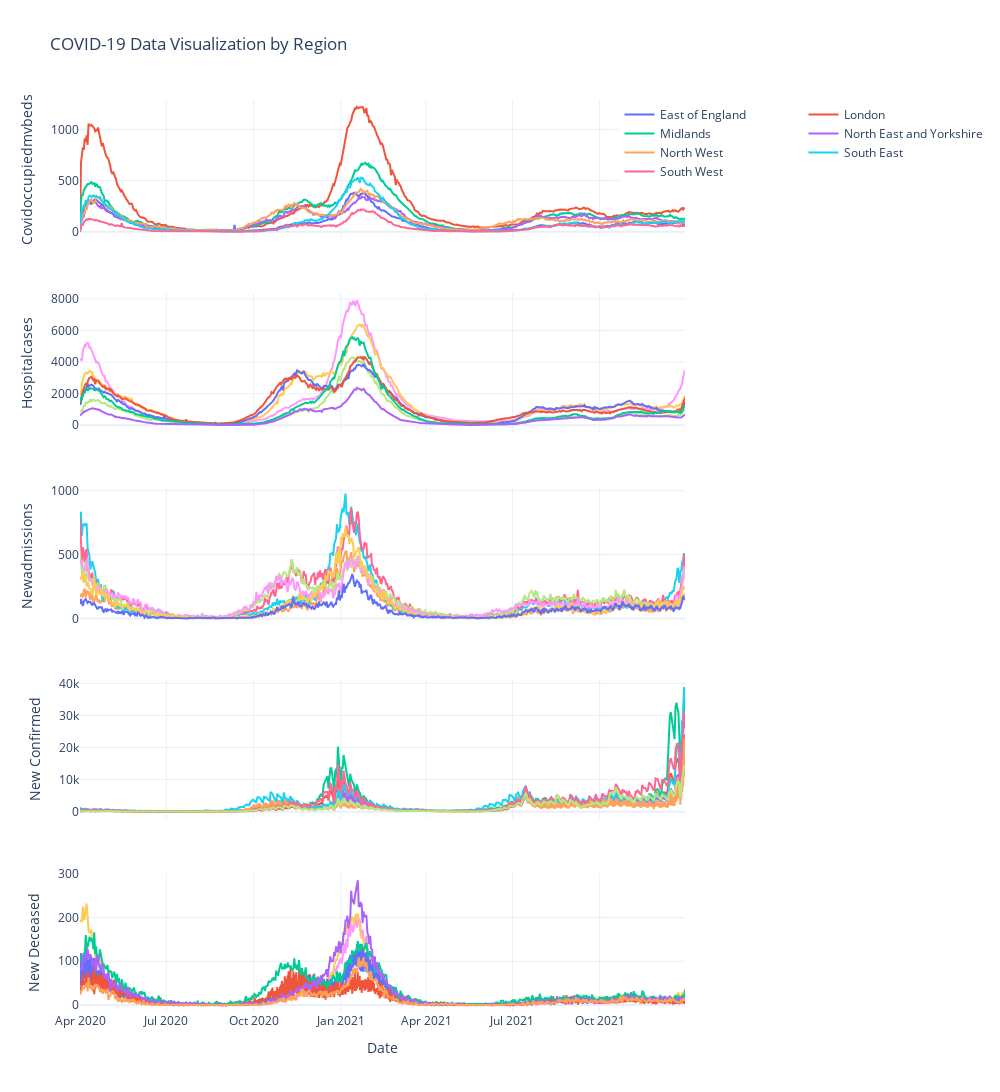

Write notebook code for a chart like this one.
### Code cell
# Filter data between the specified dates
data_filtered = data[(data["date"] >= "2020-01-01") & (data["date"] < "2021-12-31")]

# Metrics to plot
metrics = [
    "covidOccupiedMVBeds",
    "hospitalCases",
    "newAdmissions",
    "new_confirmed",
    "new_deceased",
]

# Create a subplot for each metric
fig = make_subplots(
    rows=len(metrics),
    cols=1,
    shared_xaxes=True,
    # subplot_titles=[metric.replace("_", " ").title() for metric in metrics],
)

# Plot data for each region and each metric
for i, metric in enumerate(metrics):
    for j, (region, group) in enumerate(data_filtered.groupby("areaName")):
        show_legend = i == 0  # Only show legend for the first metric
        fig.add_trace(
            go.Scatter(
                x=group["date"],
                y=group[metric],
                mode="lines",
                name=region,
                showlegend=show_legend,
            ),
            row=i + 1,
            col=1,
        )

# Update layout
fig.update_layout(
    height=1200,
    width=1000,
    title_text="COVID-19 Data Visualization by Region",
    template="plotly_white",
    legend=dict(y=1, x=1.5, yanchor="top", xanchor="right", orientation="h"),
)

# Update x-axis and y-axis labels
fig.update_xaxes(title_text="Date", row=len(metrics), col=1)
for i, metric in enumerate(metrics):
    fig.update_yaxes(title_text=metric.replace("_", " ").title(), row=i + 1, col=1)

# Show the figure
fig.show()

### Figure 1 — Plotly figure (JSON) as saved in the notebook; plotly's stock layout.template omitted (floating-point values rounded to 4 significant figures; data arrays with more than 128 entries replaced by an {"elided": "..."} marker saying what was removed)
{"data": [{"mode": "lines", "name": "East of England", "showlegend": true, "type": "scatter", "x": {"elided": "639 str values"}, "xaxis": "x", "y": {"elided": "639 int values"}, "yaxis": "y"}, {"mode": "lines", "name": "London", "showlegend": true, "type": "scatter", "x": {"elided": "639 str values"}, "xaxis": "x", "y": {"elided": "639 int values"}, "yaxis": "y"}, {"mode": "lines", "name": "Midlands", "showlegend": true, "type": "scatter", "x": {"elided": "1278 str values"}, "xaxis": "x", "y": {"elided": "1278 int values"}, "yaxis": "y"}, {"mode": "lines", "name": "North East and Yorkshire", "showlegend": true, "type": "scatter", "x": {"elided": "1278 str values"}, "xaxis": "x", "y": {"elided": "1278 int values"}, "yaxis": "y"}, {"mode": "lines", "name": "North West", "showlegend": true, "type": "scatter", "x": {"elided": "639 str values"}, "xaxis": "x", "y": {"elided": "639 int values"}, "yaxis": "y"}, {"mode": "lines", "name": "South East", "showlegend": true, "type": "scatter", "x": {"elided": "639 str values"}, "xaxis": "x", "y": {"elided": "639 int values"}, "yaxis": "y"}, {"mode": "lines", "name": "South West", "showlegend": true, "type": "scatter", "x": {"elided": "639 str values"}, "xaxis": "x", "y": {"elided": "639 int values"}, "yaxis": "y"}, {"mode": "lines", "name": "East of England", "showlegend": false, "type": "scatter", "x": {"elided": "639 str values"}, "xaxis": "x2", "y": {"elided": "639 int values"}, "yaxis": "y2"}, {"mode": "lines", "name": "London", "showlegend": false, "type": "scatter", "x": {"elided": "639 str values"}, "xaxis": "x2", "y": {"elided": "639 int values"}, "yaxis": "y2"}, {"mode": "lines", "name": "Midlands", "showlegend": false, "type": "scatter", "x": {"elided": "1278 str values"}, "xaxis": "x2", "y": {"elided": "1278 int values"}, "yaxis": "y2"}, {"mode": "lines", "name": "North East and Yorkshire", "showlegend": false, "type": "scatter", "x": {"elided": "1278 str values"}, "xaxis": "x2", "y": {"elided": "1278 int values"}, "yaxis": "y2"}, {"mode": "lines", "name": "North West", "showlegend": false, "type": "scatter", "x": {"elided": "639 str values"}, "xaxis": "x2", "y": {"elided": "639 int values"}, "yaxis": "y2"}, {"mode": "lines", "name": "South East", "showlegend": false, "type": "scatter", "x": {"elided": "639 str values"}, "xaxis": "x2", "y": {"elided": "639 int values"}, "yaxis": "y2"}, {"mode": "lines", "name": "South West", "showlegend": false, "type": "scatter", "x": {"elided": "639 str values"}, "xaxis": "x2", "y": {"elided": "639 int values"}, "yaxis": "y2"}, {"mode": "lines", "name": "East of England", "showlegend": false, "type": "scatter", "x": {"elided": "639 str values"}, "xaxis": "x3", "y": {"elided": "639 int values"}, "yaxis": "y3"}, {"mode": "lines", "name": "London", "showlegend": false, "type": "scatter", "x": {"elided": "639 str values"}, "xaxis": "x3", "y": {"elided": "639 int values"}, "yaxis": "y3"}, {"mode": "lines", "name": "Midlands", "showlegend": false, "type": "scatter", "x": {"elided": "1278 str values"}, "xaxis": "x3", "y": {"elided": "1278 int values"}, "yaxis": "y3"}, {"mode": "lines", "name": "North East and Yorkshire", "showlegend": false, "type": "scatter", "x": {"elided": "1278 str values"}, "xaxis": "x3", "y": {"elided": "1278 int values"}, "yaxis": "y3"}, {"mode": "lines", "name": "North West", "showlegend": false, "type": "scatter", "x": {"elided": "639 str values"}, "xaxis": "x3", "y": {"elided": "639 int values"}, "yaxis": "y3"}, {"mode": "lines", "name": "South East", "showlegend": false, "type": "scatter", "x": {"elided": "639 str values"}, "xaxis": "x3", "y": {"elided": "639 int values"}, "yaxis": "y3"}, {"mode": "lines", "name": "South West", "showlegend": false, "type": "scatter", "x": {"elided": "639 str values"}, "xaxis": "x3", "y": {"elided": "639 int values"}, "yaxis": "y3"}, {"mode": "lines", "name": "East of England", "showlegend": false, "type": "scatter", "x": {"elided": "639 str values"}, "xaxis": "x4", "y": {"elided": "639 int values"}, "yaxis": "y4"}, {"mode": "lines", "name": "London", "showlegend": false, "type": "scatter", "x": {"elided": "639 str values"}, "xaxis": "x4", "y": {"elided": "639 int values"}, "yaxis": "y4"}, {"mode": "lines", "name": "Midlands", "showlegend": false, "type": "scatter", "x": {"elided": "1278 str values"}, "xaxis": "x4", "y": {"elided": "1278 int values"}, "yaxis": "y4"}, {"mode": "lines", "name": "North East and Yorkshire", "showlegend": false, "type": "scatter", "x": {"elided": "1278 str values"}, "xaxis": "x4", "y": {"elided": "1278 int values"}, "yaxis": "y4"}, {"mode": "lines", "name": "North West", "showlegend": false, "type": "scatter", "x": {"elided": "639 str values"}, "xaxis": "x4", "y": {"elided": "639 int values"}, "yaxis": "y4"}, {"mode": "lines", "name": "South East", "showlegend": false, "type": "scatter", "x": {"elided": "639 str values"}, "xaxis": "x4", "y": {"elided": "639 int values"}, "yaxis": "y4"}, {"mode": "lines", "name": "South West", "showlegend": false, "type": "scatter", "x": {"elided": "639 str values"}, "xaxis": "x4", "y": {"elided": "639 int values"}, "yaxis": "y4"}, {"mode": "lines", "name": "East of England", "showlegend": false, "type": "scatter", "x": {"elided": "639 str values"}, "xaxis": "x5", "y": {"elided": "639 int values"}, "yaxis": "y5"}, {"mode": "lines", "name": "London", "showlegend": false, "type": "scatter", "x": {"elided": "639 str values"}, "xaxis": "x5", "y": {"elided": "639 int values"}, "yaxis": "y5"}, {"mode": "lines", "name": "Midlands", "showlegend": false, "type": "scatter", "x": {"elided": "1278 str values"}, "xaxis": "x5", "y": {"elided": "1278 int values"}, "yaxis": "y5"}, {"mode": "lines", "name": "North East and Yorkshire", "showlegend": false, "type": "scatter", "x": {"elided": "1278 str values"}, "xaxis": "x5", "y": {"elided": "1278 int values"}, "yaxis": "y5"}, {"mode": "lines", "name": "North West", "showlegend": false, "type": "scatter", "x": {"elided": "639 str values"}, "xaxis": "x5", "y": {"elided": "639 int values"}, "yaxis": "y5"}, {"mode": "lines", "name": "South East", "showlegend": false, "type": "scatter", "x": {"elided": "639 str values"}, "xaxis": "x5", "y": {"elided": "639 int values"}, "yaxis": "y5"}, {"mode": "lines", "name": "South West", "showlegend": false, "type": "scatter", "x": {"elided": "639 str values"}, "xaxis": "x5", "y": {"elided": "639 int values"}, "yaxis": "y5"}], "layout": {"height": 1200, "legend": {"orientation": "h", "x": 1.5, "xanchor": "right", "y": 1, "yanchor": "top"}, "title": {"text": "COVID-19 Data Visualization by Region"}, "width": 1000, "xaxis": {"anchor": "y", "domain": [0, 1], "matches": "x5", "showticklabels": false}, "xaxis2": {"anchor": "y2", "domain": [0, 1], "matches": "x5", "showticklabels": false}, "xaxis3": {"anchor": "y3", "domain": [0, 1], "matches": "x5", "showticklabels": false}, "xaxis4": {"anchor": "y4", "domain": [0, 1], "matches": "x5", "showticklabels": false}, "xaxis5": {"anchor": "y5", "domain": [0, 1], "title": {"text": "Date"}}, "yaxis": {"anchor": "x", "domain": [0.848, 1], "title": {"text": "Covidoccupiedmvbeds"}}, "yaxis2": {"anchor": "x2", "domain": [0.636, 0.788], "title": {"text": "Hospitalcases"}}, "yaxis3": {"anchor": "x3", "domain": [0.424, 0.576], "title": {"text": "Newadmissions"}}, "yaxis4": {"anchor": "x4", "domain": [0.212, 0.364], "title": {"text": "New Confirmed"}}, "yaxis5": {"anchor": "x5", "domain": [0, 0.152], "title": {"text": "New Deceased"}}}}
